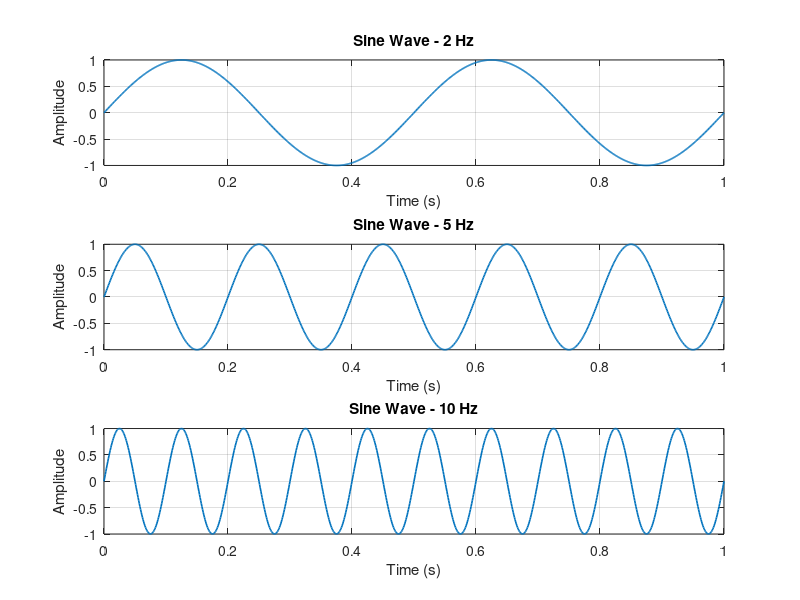
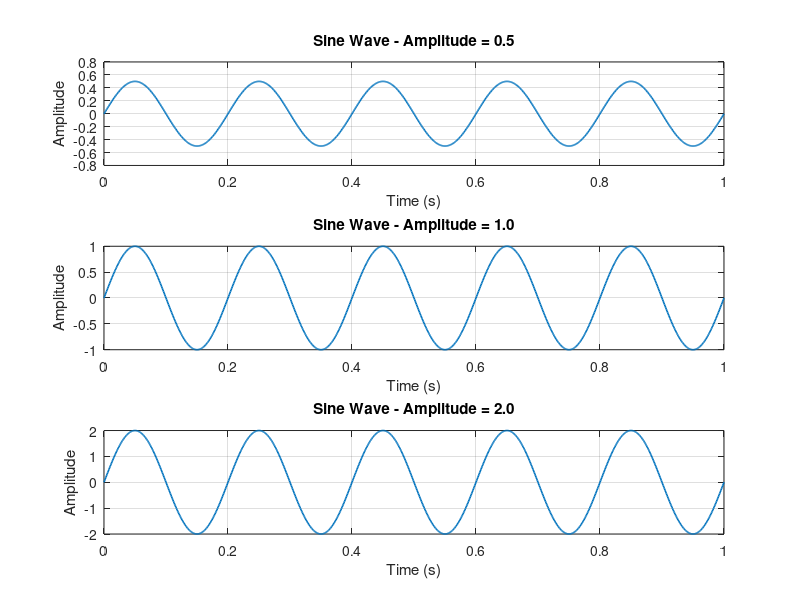
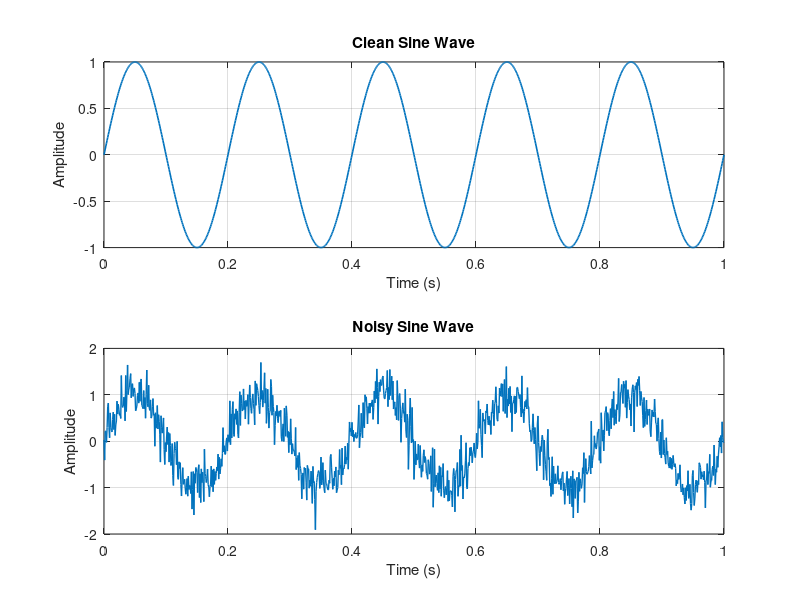
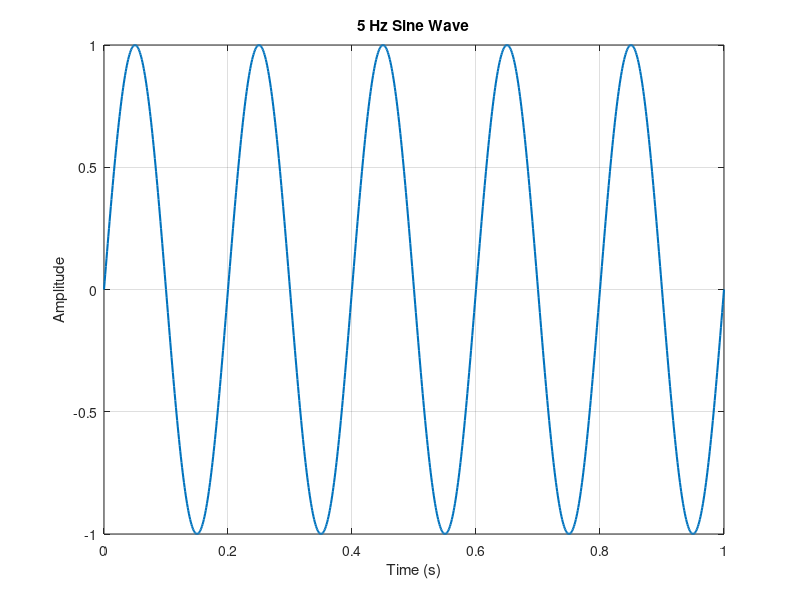

These figures' MATLAB source, in order:
%% Task 1: Create a Sine Wave

% Parameters
A = 1;              % Amplitude
f = 5;              % Frequency in Hz
duration = 1;       % Duration in seconds
Fs = 1000;          % Sampling frequency

% Time vector
t = 0:1/Fs:duration;

% Generate sine wave
x = A * sin(2*pi*f*t);

% Plot the sine wave
figure;
plot(t, x, 'LineWidth', 1.5);

title('5 Hz Sine Wave');
xlabel('Time (s)');
ylabel('Amplitude');
grid on;


%% Task 2: Compare Different Frequencies

% Frequencies to compare
frequencies = [2, 5, 10];

% Create a new figure
figure;

% Loop through each frequency
for i = 1:length(frequencies)

    % Get the current frequency
    f = frequencies(i);

    % Generate the sine wave
    x = sin(2*pi*f*t);

    % Create a subplot
    subplot(3, 1, i);

    % Plot the signal
    plot(t, x, 'LineWidth', 1.2);

    % Add title and labels
    title(sprintf('Sine Wave - %d Hz', f));
    xlabel('Time (s)');
    ylabel('Amplitude');

    % Enable grid
    grid on;

end

% Save the figure
exportgraphics(gcf, 'frequency_comparison.png');

%% Task 3: Compare Different Amplitudes

% Amplitudes to compare
amplitudes = [0.5, 1, 2];

% Common frequency
f = 5;

% Create a new figure
figure;

% Loop through each amplitude
for i = 1:length(amplitudes)

    % Get the current amplitude
    A = amplitudes(i);

    % Generate the sine wave
    x = A * sin(2*pi*f*t);

    % Create a subplot
    subplot(3, 1, i);

    % Plot the signal
    plot(t, x, 'LineWidth', 1.2);

    % Add title and labels
    title(sprintf('Sine Wave - Amplitude = %.1f', A));
    xlabel('Time (s)');
    ylabel('Amplitude');

    % Enable grid
    grid on;

end

% Save the figure
exportgraphics(gcf, 'amplitude_comparison.png');


%% Task 4: Add Noise

% Common frequency
f = 5;

% Generate a clean sine wave
x_clean = sin(2*pi*f*t);

% Generate random noise
noise_amplitude = 0.3;
noise = noise_amplitude * randn(size(t));

% Add noise to the clean signal
x_noisy = x_clean + noise;

% Create a new figure
figure;

% Plot the clean signal
subplot(2, 1, 1);
plot(t, x_clean, 'LineWidth', 1.2);
title('Clean Sine Wave');
xlabel('Time (s)');
ylabel('Amplitude');
grid on;

% Plot the noisy signal
subplot(2, 1, 2);
plot(t, x_noisy, 'LineWidth', 1.0);
title('Noisy Sine Wave');
xlabel('Time (s)');
ylabel('Amplitude');
grid on;

% Save the figure
exportgraphics(gcf, 'clean_vs_noisy_signal.png');
